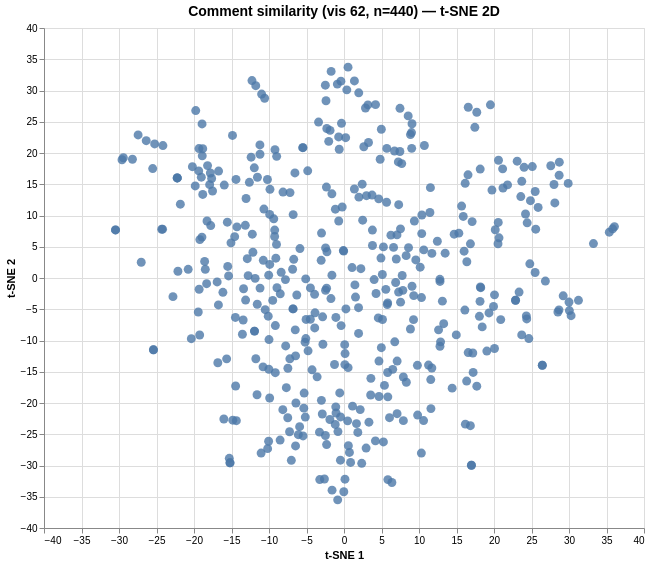

Vega-Lite specification for this chart:
### Vega specification from a JSON file in a GitHub repository (floating-point values rounded to 4 significant figures; data arrays with more than 128 entries replaced by an {"elided": "..."} marker saying what was removed)
{"$schema": "https://vega.github.io/schema/vega/v6.json", "data": [{"name": "param_1e9efca18e7a2868_store"}, {"name": "source_0", "values": {"elided": "440 records"}}, {"name": "source_0_x_domain_dim_1", "values": [{"min": -30.47, "max": 36.06}]}, {"name": "source_0_y_domain_dim_2", "values": [{"min": -35.5, "max": 33.74}]}], "signals": [{"name": "unit", "value": {}, "on": [{"events": "pointermove", "update": "isTuple(group()) ? group() : unit"}]}, {"name": "param_1e9efca18e7a2868", "update": "vlSelectionResolve(\"param_1e9efca18e7a2868_store\", \"union\")"}, {"name": "param_1e9efca18e7a2868_dim_1", "on": [{"events": [{"source": "view", "type": "dblclick"}], "update": "null"}, {"events": {"signal": "param_1e9efca18e7a2868_translate_delta"}, "update": "panLinear(param_1e9efca18e7a2868_translate_anchor.extent_x, -param_1e9efca18e7a2868_translate_delta.x / width)"}, {"events": {"signal": "param_1e9efca18e7a2868_zoom_delta"}, "update": "zoomLinear(domain(\"x\"), param_1e9efca18e7a2868_zoom_anchor.x, param_1e9efca18e7a2868_zoom_delta)"}]}, {"name": "param_1e9efca18e7a2868_dim_2", "on": [{"events": [{"source": "view", "type": "dblclick"}], "update": "null"}, {"events": {"signal": "param_1e9efca18e7a2868_translate_delta"}, "update": "panLinear(param_1e9efca18e7a2868_translate_anchor.extent_y, param_1e9efca18e7a2868_translate_delta.y / height)"}, {"events": {"signal": "param_1e9efca18e7a2868_zoom_delta"}, "update": "zoomLinear(domain(\"y\"), param_1e9efca18e7a2868_zoom_anchor.y, param_1e9efca18e7a2868_zoom_delta)"}]}, {"name": "param_1e9efca18e7a2868_tuple", "on": [{"events": [{"signal": "param_1e9efca18e7a2868_dim_1 || param_1e9efca18e7a2868_dim_2"}], "update": "param_1e9efca18e7a2868_dim_1 && param_1e9efca18e7a2868_dim_2 ? {unit: \"\", fields: param_1e9efca18e7a2868_tuple_fields, values: [param_1e9efca18e7a2868_dim_1,param_1e9efca18e7a2868_dim_2]} : null"}]}, {"name": "param_1e9efca18e7a2868_tuple_fields", "value": [{"field": "dim_1", "channel": "x", "type": "R"}, {"field": "dim_2", "channel": "y", "type": "R"}]}, {"name": "param_1e9efca18e7a2868_translate_anchor", "value": {}, "on": [{"events": [{"source": "scope", "type": "pointerdown"}], "update": "{x: x(unit), y: y(unit), extent_x: domain(\"x\"), extent_y: domain(\"y\")}"}]}, {"name": "param_1e9efca18e7a2868_translate_delta", "value": {}, "on": [{"events": [{"source": "window", "between": [{"source": "scope", "type": "pointerdown"}, {"source": "window", "type": "pointerup"}], "type": "pointermove", "consume": true}], "update": "{x: param_1e9efca18e7a2868_translate_anchor.x - x(unit), y: param_1e9efca18e7a2868_translate_anchor.y - y(unit)}"}]}, {"name": "param_1e9efca18e7a2868_zoom_anchor", "on": [{"events": [{"source": "scope", "consume": true, "type": "wheel"}], "update": "{x: invert(\"x\", x(unit)), y: invert(\"y\", y(unit))}"}]}, {"name": "param_1e9efca18e7a2868_zoom_delta", "on": [{"events": [{"source": "scope", "type": "wheel", "consume": true}], "update": "pow(1.001, event.deltaY * pow(16, event.deltaMode))", "force": true}]}, {"name": "param_1e9efca18e7a2868_modify", "on": [{"events": {"signal": "param_1e9efca18e7a2868_tuple"}, "update": "modify(\"param_1e9efca18e7a2868_store\", param_1e9efca18e7a2868_tuple, true)"}]}], "marks": [{"type": "symbol", "name": "marks", "from": {"data": "source_0"}, "encode": {"update": {"tooltip": {"signal": "{\"Comment #\": format(datum[\"index\"], \"\"), \"Comment\": isValid(datum[\"comment\"]) ? datum[\"comment\"] : \"\"+datum[\"comment\"]}"}, "shape": {"value": "circle"}, "x": {"field": "dim_1", "scale": "x"}, "y": {"field": "dim_2", "scale": "y"}, "fill": {"value": "#4c78a8"}, "size": {"value": 80}, "opacity": {"value": 0.8}}}, "clip": true, "style": ["circle"], "interactive": true}], "scales": [{"name": "x", "type": "linear", "domain": [{"signal": "(data(\"source_0_x_domain_dim_1\")[0] || {}).min"}, {"signal": "(data(\"source_0_x_domain_dim_1\")[0] || {}).max"}], "range": [0, {"signal": "width"}], "zero": true, "domainRaw": {"signal": "param_1e9efca18e7a2868[\"dim_1\"]"}, "nice": true}, {"name": "y", "type": "linear", "domain": [{"signal": "(data(\"source_0_y_domain_dim_2\")[0] || {}).min"}, {"signal": "(data(\"source_0_y_domain_dim_2\")[0] || {}).max"}], "range": [{"signal": "height"}, 0], "zero": true, "domainRaw": {"signal": "param_1e9efca18e7a2868[\"dim_2\"]"}, "nice": true}], "axes": [{"scale": "x", "orient": "bottom", "gridScale": "y", "grid": true, "ticks": false, "aria": false, "tickCount": {"signal": "ceil(width/40)"}, "maxExtent": 0, "labels": false, "domain": false, "minExtent": 0, "zindex": 0}, {"scale": "y", "labels": false, "minExtent": 0, "aria": false, "ticks": false, "maxExtent": 0, "domain": false, "orient": "left", "gridScale": "x", "grid": true, "zindex": 0, "tickCount": {"signal": "ceil(height/40)"}}, {"scale": "x", "labelFlush": true, "grid": false, "labelOverlap": true, "orient": "bottom", "title": "t-SNE 1", "tickCount": {"signal": "ceil(width/40)"}, "zindex": 0}, {"scale": "y", "zindex": 0, "grid": false, "labelOverlap": true, "tickCount": {"signal": "ceil(height/40)"}, "orient": "left", "title": "t-SNE 2"}], "title": {"text": "Comment similarity (vis 62, n=440) — t-SNE 2D", "fontSize": 14, "frame": "group"}, "background": "white", "height": 500, "padding": 5, "width": 600, "style": "cell"}
